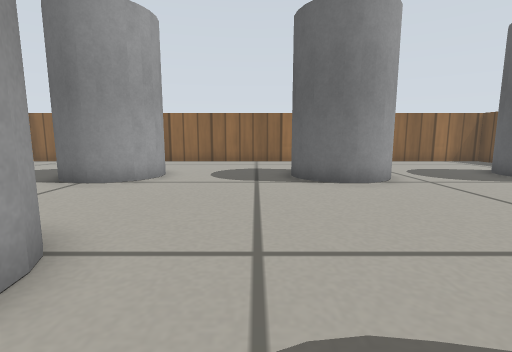
view 1 (above)

19 first-person views from a walk through a Gazebo world. The camera is 0.26 m above the floor, tilts 8° down and sees 85° across. The floor is counted in squares, 0.2 m on a side. Each view is taken from the middle of a square. On the plan, view 1 faces up. The plan holds only what a view shows up to about 13 squares ahead; the rest is blank. Robots are left out. Gazebo's built-in surfaces are drawn with simple patterns.

view 2
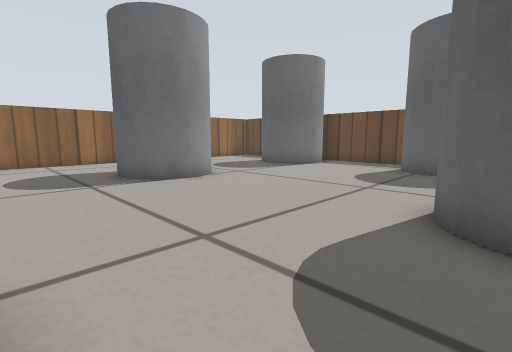

view 3
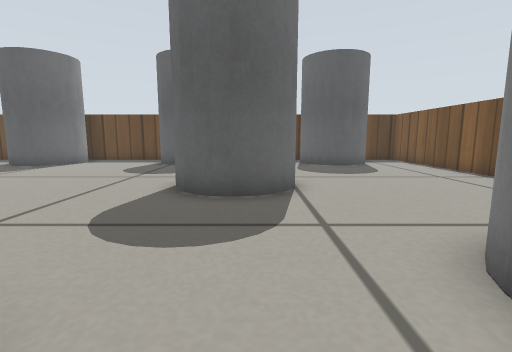

view 4
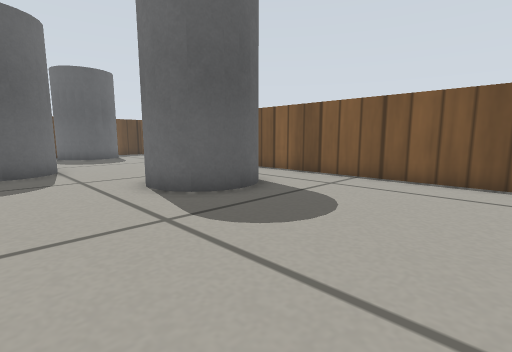

view 5
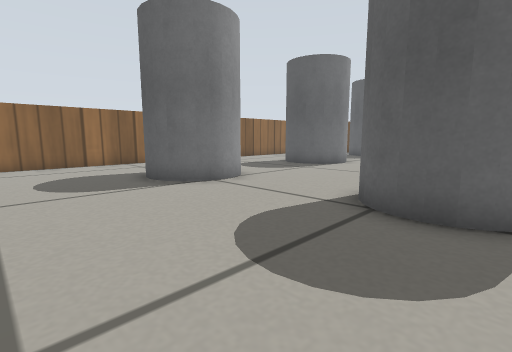

view 6
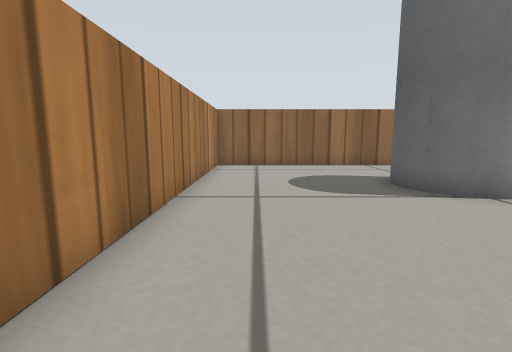

view 7
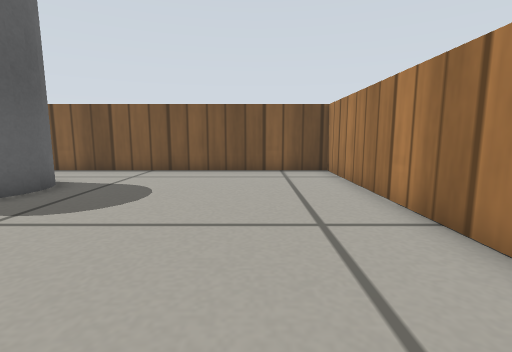

view 8
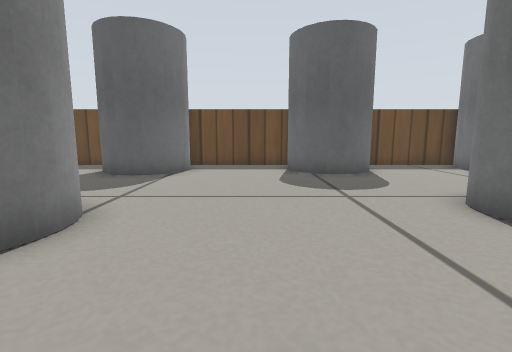

view 9
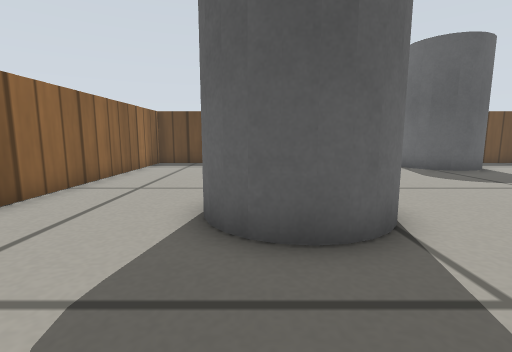

view 10
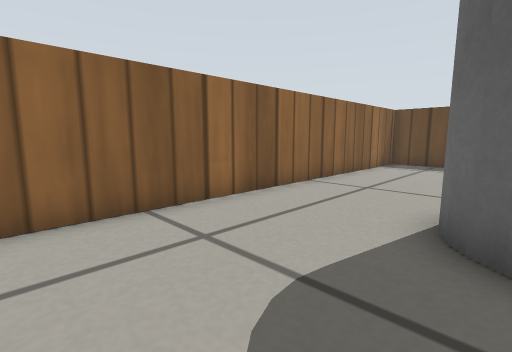

view 11
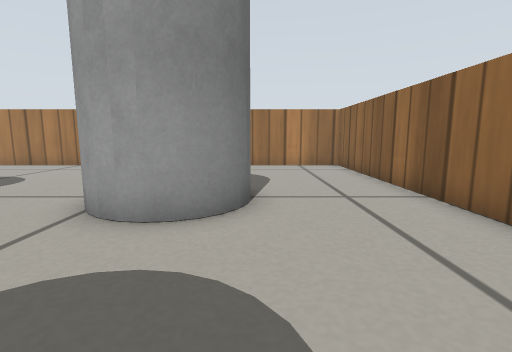

view 12
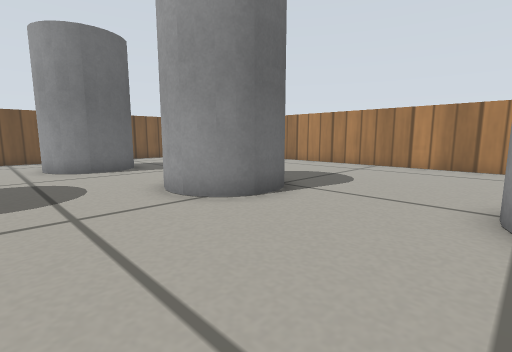

view 13
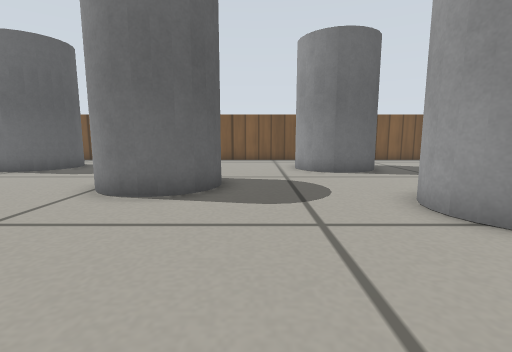

view 14
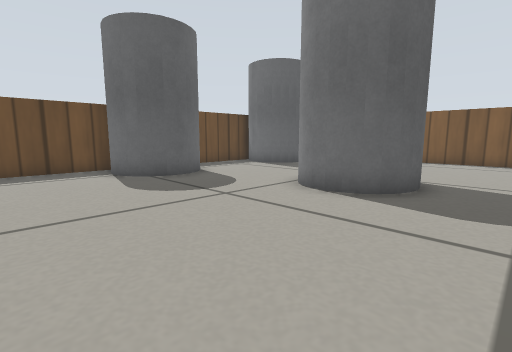

view 15
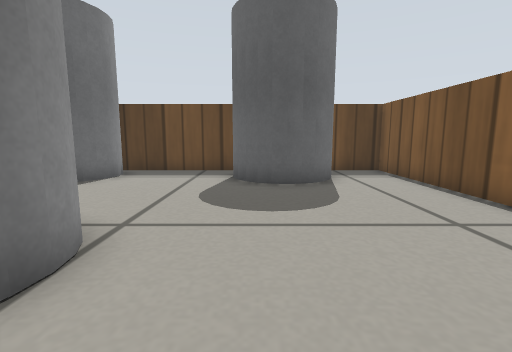

view 16
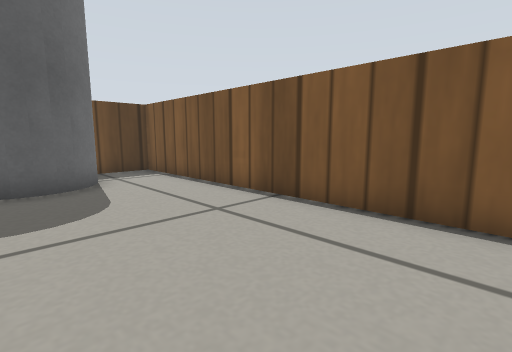

view 17
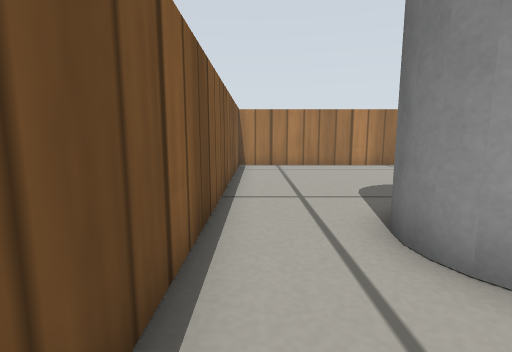

view 18
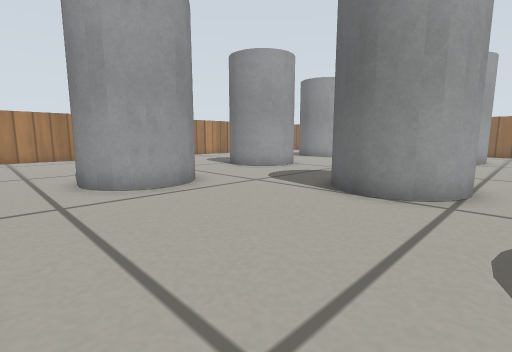

view 19
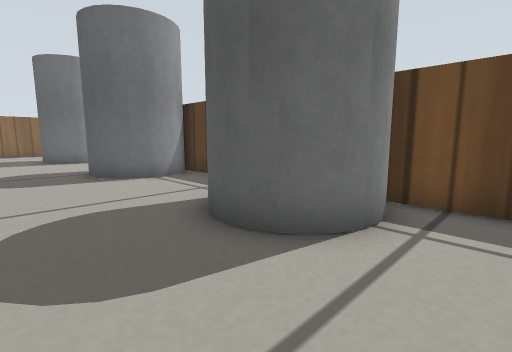

### Floor plan
Key: @ floor where view 1 was taken; # wall or solid block; . floor; C grey cylinder.
Columns run from 12 left of view 1 to 12 right of it. Each row starts with its distance up from view 1.
 15 #########################
 14 #.......................#
 13 #.......................#
 12 #.......................#
 11 #......CC.....C ......
 10 #.....C CC....C  ....C
  9 #.....C  C...CC C...CC
  8 #.....CCC.....CCC....CC #
  7 #.......................#
  6 #.......................#
  5 #.......................#
  4 #.......C.............C.#
  3 #......C C...........CC #
  2 #......C  C..........C  #
  1 #......CCC.....CC....CCC#
  0 #...........@.C  C......#
 -1 #.............C  C......#
 -2 #..............CC.......#
 -3 #........CC...........C.#
 -4 #.......CC C.........CCC#
 -5 #.......C  C.........C  #
 -6 #........CCC.........CCC#
 -7 #.......................#
 -8 #.......................#
 -9 #########################

Where each view was taken, in squares from view 1:
view 1: 0 up, 0 right, facing up
view 2: 0 up, 2 left, facing up-right
view 3: 1 down, 4 left, facing right
view 4: 0 up, 9 left, facing down-right
view 5: 1 up, 10 left, facing up-right
view 6: 2 up, 10 left, facing up
view 7: 2 up, 9 left, facing down
view 8: 5 up, 1 left, facing right
view 9: 10 up, 2 left, facing right
view 10: 10 up, 2 left, facing up-right
view 11: 11 up, 1 right, facing left
view 12: 8 up, 1 right, facing down-left
view 13: 7 up, 1 right, facing down
view 14: 7 up, 0 right, facing down-right
view 15: 4 down, 1 right, facing right
view 16: 4 down, 1 right, facing down-right
view 17: 8 down, 1 right, facing left
view 18: 8 down, 6 right, facing up-left
view 19: 8 down, 6 right, facing up-right
